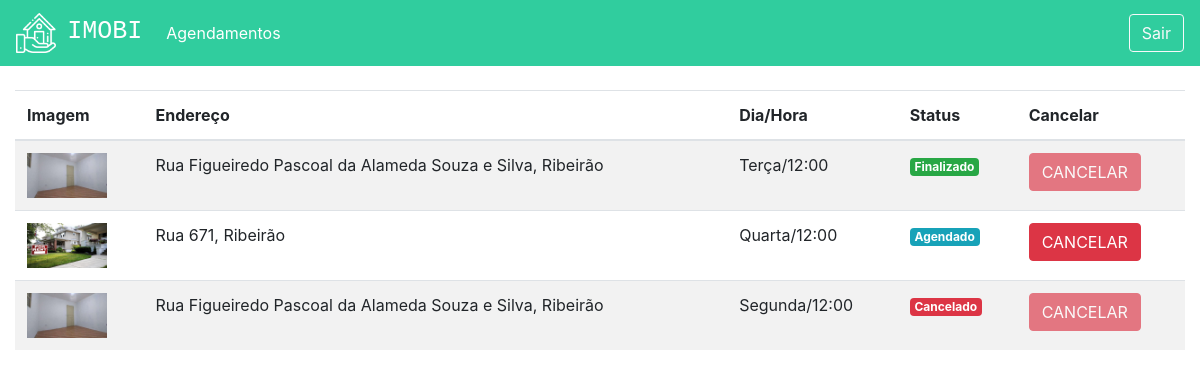
The app's page /agendamentos/ (signed in) with its own data.
### plataforma/models.py (models this page shows, shortened)
class Visitas(models.Model):
    choices = (('S', 'Segunda'),
                ('T', 'Terça'),
                ('Q', 'Quarta'),
                ('QI', 'Quinta'),
                ('SE', 'Sexta'),
                ('SA', 'Sabado'),
                ('D', 'Domingo'))
    choices_status = (('A', 'Agendado'),
                      ('F', 'Finalizado'),
                      ('C', 'Cancelado'))
    imovel = models.ForeignKey(Imovei, on_delete=models.DO_NOTHING)
    usuario = models.ForeignKey(User, on_delete=models.DO_NOTHING)
    dia = models.CharField(max_length=20)
    horario = models.TimeField()
    status = models.CharField(max_length=1, choices=choices_status, default="A")

class Imovei(models.Model):
    choices = (('V', 'Venda'),
               ('A', 'Aluguel'))
    choices_imovel = (('A', 'Apartamento'),
                      ('C', 'Casa'))
    imagens = models.ManyToManyField(Imagem)
    valor = models.FloatField()
    quartos = models.IntegerField()
    tamanho = models.FloatField()
    cidade = models.ForeignKey(Cidade, on_delete=models.DO_NOTHING)
    rua = models.CharField(max_length=50)
    tipo = models.CharField(max_length=1, choices=choices)
    tipo_imovel = models.CharField(max_length=1, choices=choices_imovel)
    numero = models.IntegerField()
    descricao = models.TextField()
    dias_visita = models.ManyToManyField(DiasVisita)
    horarios = models.ManyToManyField(Horario)

class Imagem(models.Model):
    img = models.ImageField(upload_to='img')
    def __str__(self) -> str:
        return self.img.url

class Cidade(models.Model):
    nome = models.CharField(max_length=30)
    def __str__(self) -> str:
        return self.nome

### plataforma/views.py (the view)
# urls.py: path('agendamentos/', views.agendamentos, name="agendamentos"),
def agendamentos(request):
    visitas = Visitas.objects.filter(usuario=request.user)
    return render(request, "agendamentos.html", {'visitas': visitas})

### plataforma/templates/agendamentos.html
{% extends 'base.html' %}
{% load static %}
{% block 'head' %}
<link rel="stylesheet" href="{% static 'plataforma/css/home.css' %}">
{% endblock %}
{% block 'body' %}
<div class="container-fluid">
    <br>
    <div class="row">
        <div class="table-responsive col-xs-12 col-sm-12 col-md-12">
            <table class="table table-striped table-hover" cellspacing="0" cellpadding="0">
                <thead>
                    <tr>
                        <th scope="col">Imagem</th>
                        <th scope="col">Endereço</th>
                        <th scope="col">Dia/Hora</th>
                        <th scope="col">Status</th>
                        <th scope="col">Cancelar</th>
                    </tr>
                </thead>
                <tbody>
                    {% for visita in visitas %}
                    <tr>
                        <th><img width="80" src="{{visita.imovel.imagens.all.0}}"></th>
                        <td>{{visita.imovel.rua}}, {{visita.imovel.cidade}}</td>
                        <td>{{visita.dia}}/{{visita.horario}}</td>
                        <td>
                            {% if visita.status == "A" %}
                            <span class="badge badge-info">Agendado</span>
                            {% endif %}
                            {% if visita.status == "F" %}
                            <span class="badge badge-success">Finalizado</span>
                            {% endif %}
                            {% if visita.status == "C" %}
                            <span class="badge badge-danger">Cancelado</span>
                            {% endif %}
                        </td>
                        <td>
                            {% if visita.status == "A" %}
                            <a href="{% url 'cancelar_agendamento' visita.id %}" class="btn btn-danger">CANCELAR</a>
                            {% else %}
                            <a href="" class="btn btn-danger disabled">CANCELAR</a>
                            {% endif %}
                        </td>
                    </tr>
                    {% endfor %}
                </tbody>
            </table>
        </div>
    </div>
</div>
{% endblock %}

### records on screen
Visitas: imovel.imagens.all.0 (picture), imovel.rua "Rua Figueiredo Pascoal da Alameda Souza e Silva", imovel.cidade "Ribeirão", dia "Terça", horario "12:00", status "Finalizado"
Visitas: imovel.imagens.all.0 (picture), imovel.rua "Rua 671", imovel.cidade "Ribeirão", dia "Quarta", horario "12:00", status "Agendado"
Visitas: imovel.imagens.all.0 (picture), imovel.rua "Rua Figueiredo Pascoal da Alameda Souza e Silva", imovel.cidade "Ribeirão", dia "Segunda", horario "12:00", status "Cancelado"
